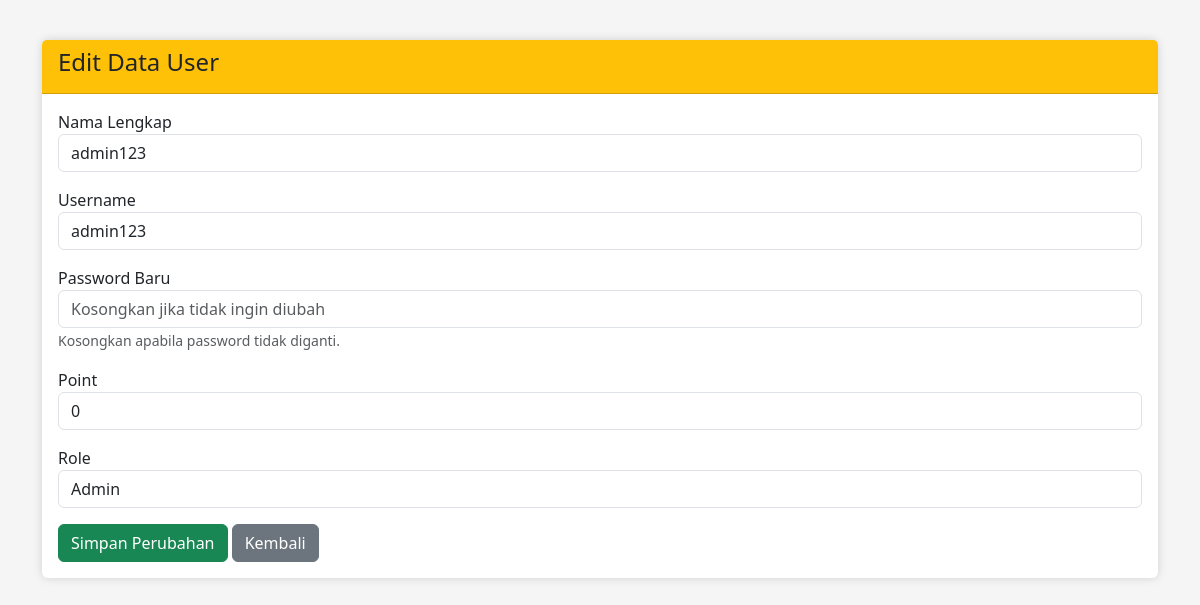
The app's page /admin/edit_user.php?id=8 with its own data.
### tables this page shows
CREATE TABLE `pengguna` (
  `id` int(11) NOT NULL,
  `username` varchar(50) NOT NULL,
  `password` varchar(255) NOT NULL,
  `nama_lengkap` varchar(100) NOT NULL,
  `point` int(11) NOT NULL DEFAULT 0,
  `role` varchar(20) NOT NULL DEFAULT 'User'
);

### admin/edit_user.php (the view, shortened to what this page needs)
<?php
include "../config/koneksi.php";
$id = $_GET['id'];
$query = mysqli_query($koneksi, "SELECT * FROM pengguna WHERE id='$id'");
$data = mysqli_fetch_assoc($query);
?>
<!DOCTYPE html>
<html lang="id">
<head>
<link href="https://cdn.jsdelivr.net/npm/bootstrap@5.3.3/dist/css/bootstrap.min.css" rel="stylesheet">
</head>
<body>
<div class="container">
<div class="card">
<div class="card-header bg-warning">
<h4>Edit Data User</h4>
</div>
<div class="card-body">
<form action="update_user.php" method="POST">
<div class="mb-3">
<label>Nama Lengkap</label>
<input
type="text"
name="nama_lengkap"
class="form-control"
value="<?= $data['nama_lengkap']; ?>"
required>
</div>
<div class="mb-3">
<label>Username</label>
<input
type="text"
name="username"
class="form-control"
value="<?= $data['username']; ?>"
required>
</div>
<div class="mb-3">
<label>Password Baru</label>
<input
type="text"
name="password"
class="form-control"
placeholder="Kosongkan jika tidak ingin diubah">
<small class="text-muted">
Kosongkan apabila password tidak diganti.
</small>
</div>
<div class="mb-3">
<label>Point</label>
<input
type="number"
name="point"
class="form-control"
value="<?= $data['point']; ?>"
required>
</div>
<div class="mb-3">
<label>Role</label>
<select
name="role"
class="form-control">
<option value="Admin"
<?= ($data['role']=="Admin") ? "selected" : ""; ?>>
Admin
</option>
</select>
</div>
<button
type="submit"
class="btn btn-success">
Simpan Perubahan
</button>
<a
href="user.php"
class="btn btn-secondary">
Kembali
</a>
</form>
</div>
</div>
</div>
</body>
</html>

### admin/edit_user.php (style rules this page uses)
body { background:#f5f5f5; }
.card { margin-top:40px; border:none; box-shadow:0 0 10px rgba(0,0,0,.15); }

### records on screen
pengguna: nama_lengkap "admin123", username "admin123", point "0", role "Admin"
